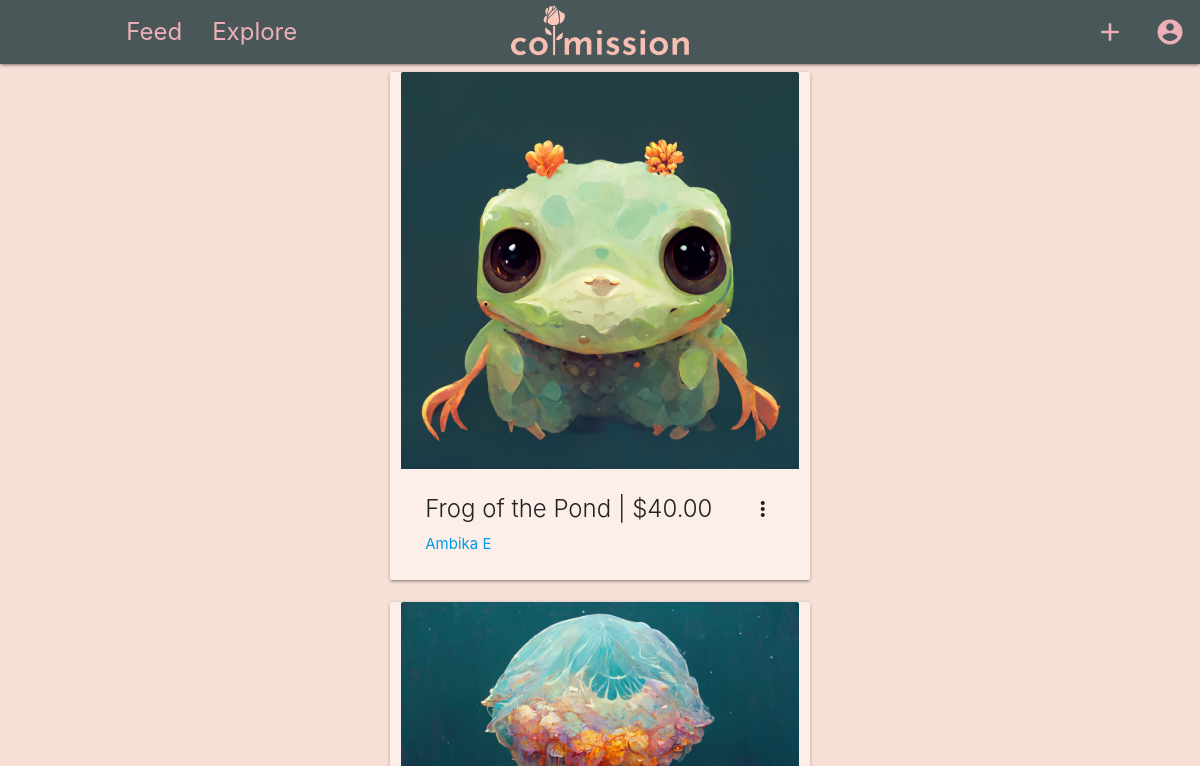
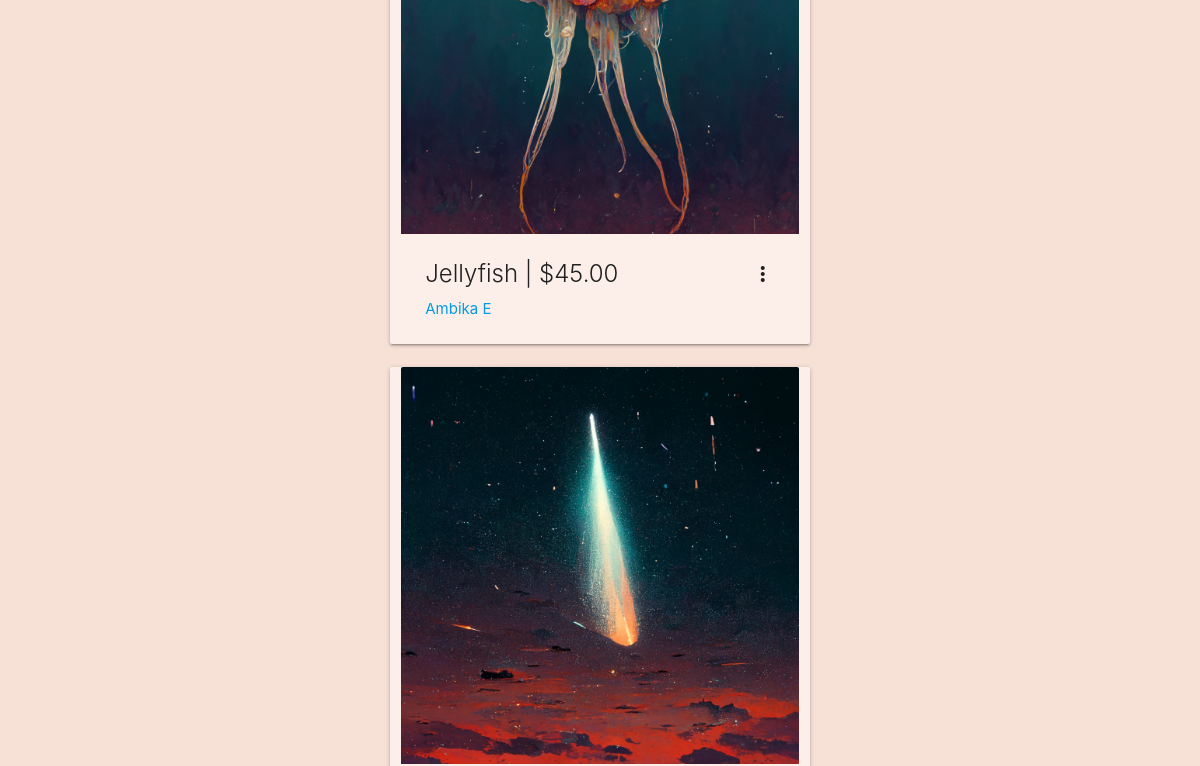
Before: /index (signed in, upper part) with the older database file (2 pictures, top to bottom).
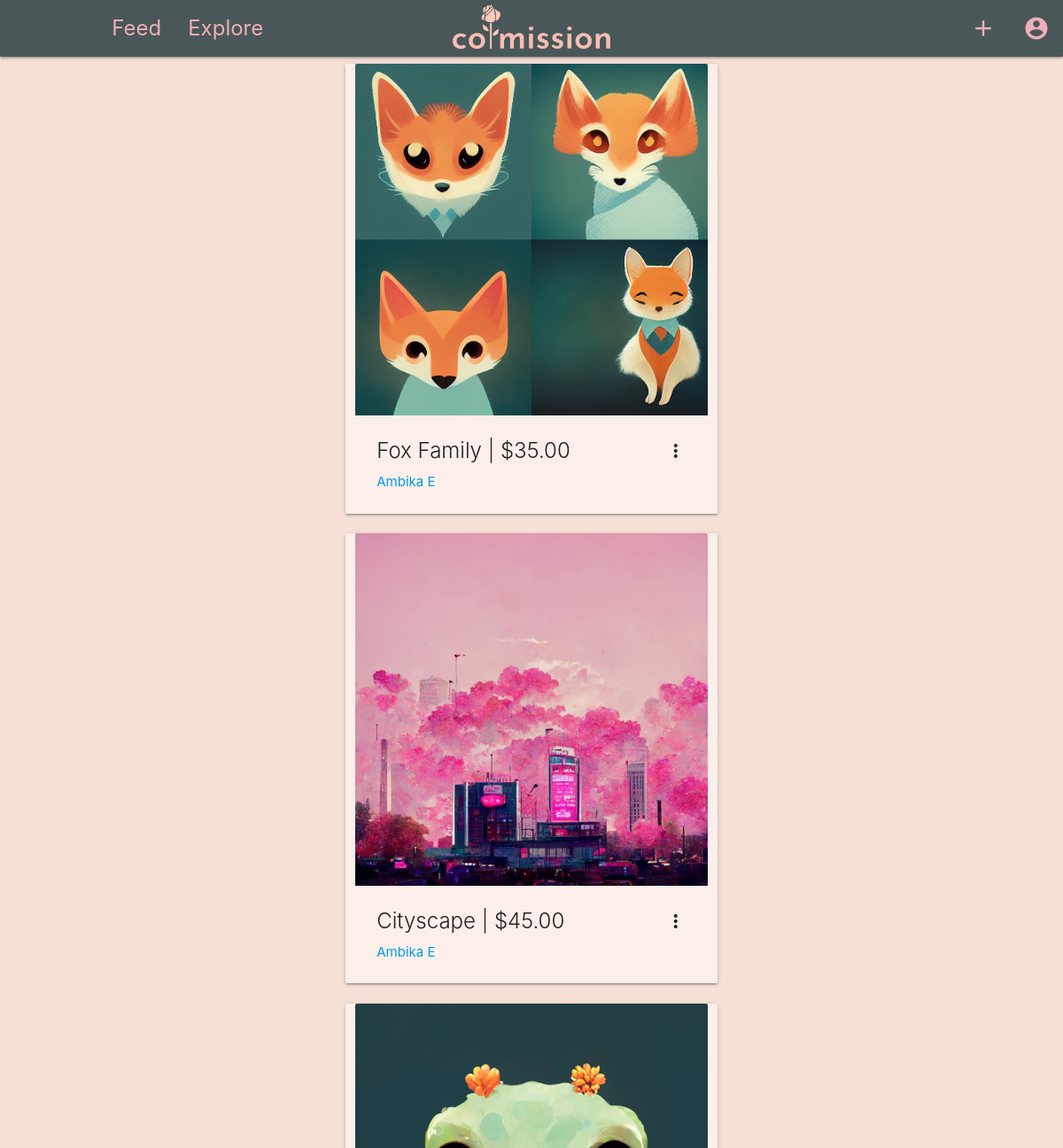
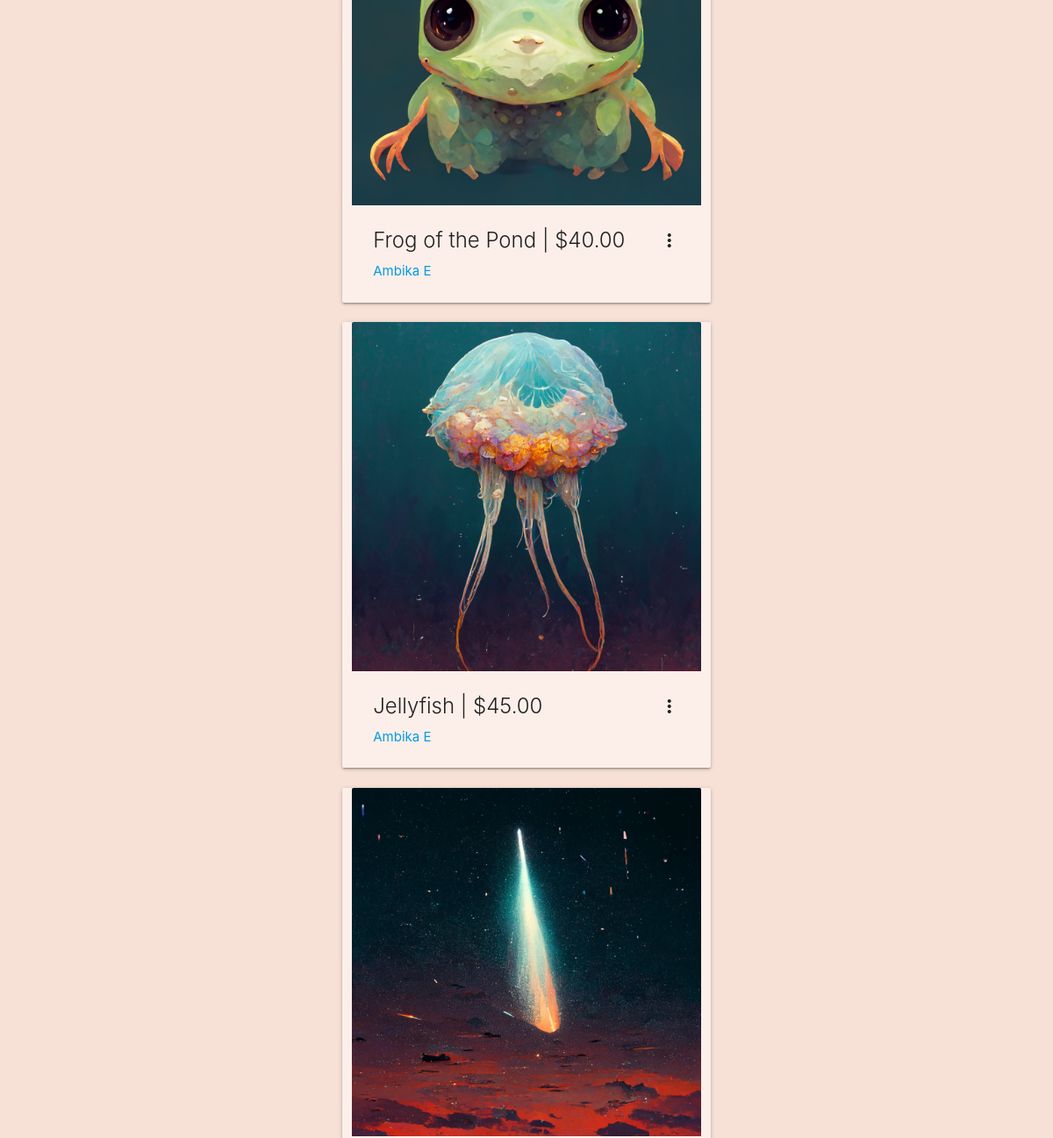
After: the same page with the newer database file (2 pictures, top to bottom).
### app/models.py (models this page shows, shortened)
class Post(db.Model):
    id = Column(Integer, primary_key=True)
    image_path = Column(String, nullable=False)
    caption = Column(String)
    artist_id = Column(Integer, ForeignKey("user.id"), nullable=False)
    artist = relationship("User", back_populates="posts")
    posted_at = Column(DateTime, nullable=False)
    price = Column(Float)
    tags = relationship("Tag", back_populates="post")
    def __repr__(self):
        return f"<Post {self.id}>"

class User(UserMixin, db.Model):
    id = Column(Integer, primary_key=True)
    username = Column(String, index=True, unique=True, nullable=False)
    email = Column(String, unique=True, nullable=False)
    name = Column(String, nullable=False)
    bio = Column(String)
    password_hash = Column(String, nullable=False)
    is_artist = Column(Boolean)
    likes = relationship("Likes", back_populates="user")
    posts = relationship("Post", back_populates="artist")
    def sample(self):
        if self.posts:
            post_cols = [[], [], []]
            for i in range(len(self.posts[:9])):
                post_cols[i % 3].append(self.posts[i])
        return post_cols

### app/routes.py (the view)
@app.route("/")
@app.route("/index")
def index():
    if current_user.is_authenticated:
        to_show_in_feed = [
            f.followee
            for f in Followers.query.filter_by(follower=current_user.id).all()
        ]
        to_show_in_feed.append(current_user.id)
        print(to_show_in_feed)
        posts = []
        for followee in to_show_in_feed:
            f_posts = User.query.get(followee).posts
            posts += f_posts
        posts.sort(key=lambda x: x.posted_at, reverse=True)
        print(posts)
        posts = [(post, ", ".join([t.tag for t in post.tags])) for post in posts]
        return render_template("index.html", title="Home", posts=posts)
    return render_template("index.html", title="Home")

### app/models.py (called while the page is built)
@login.user_loader
def load_user(id):
    return User.query.get(int(id))

### app/templates/index.html (shortened to what this page needs)
{% extends "base.html" %}
{% import "macros.html" as macros %}
{% block styles %}
<link rel="stylesheet" href="/static/css/single.css">
{% endblock %}
{% block app_content %}
{% if not current_user.is_anonymous %}
    <div class="row">
    {% for (post, tags) in posts %}
        {{macros.single(post, tags)}}
    {% endfor %}
    </div>
{% endif %}
{% endblock %}

### app/templates/macros.html (shortened to what this page needs)
{% macro single(post, tags) -%}
<div class="post col s6 offset-s3 card">
  <div class="card-image waves-effect waves-block waves-light">
    <img class="activator" src="{{post.image_path}}">
  </div>
  <div class="card-content">
    <span class="card-title activator grey-text text-darken-4">{{post.caption}} | {{"$%.2f"|format(post.price)}} <i
        class="material-icons right">more_vert</i></span>
    <p><a href="/profile/{{post.artist.username}}">{{post.artist.name}}</a></p>
  </div>
</div>
{%- endmacro %}

Changed rows visible on the page:
added Post: image_path (picture), caption "Fox Family", price "$35.00", artist.name "Ambika E"
added Post: image_path (picture), caption "Cityscape", price "$45.00", artist.name "Ambika E"
